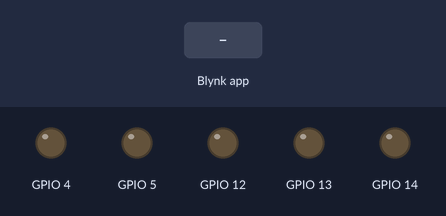
Simulated run of this sketch. Board: ESP8266 (NodeMCU). Shown: output pins drawn as LEDs (lit = HIGH). Inputs (shaded band) come from the test bench. WiFi joins after 1.5 s; servers stay silent unless stated.

Above: at 4.0 s.
4.1 s: Blynk app writes 1 to V0
At 4.9 s:
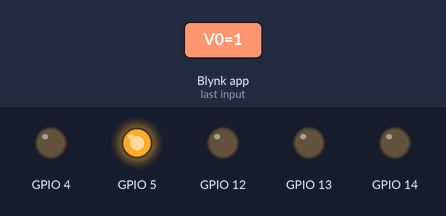
5.6 s: Blynk app writes 1 to V1
At 6.1 s:
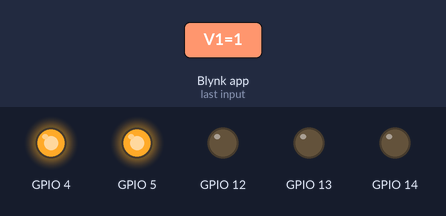
7.1 s: Blynk app writes 0 to V0
At 8.3 s:
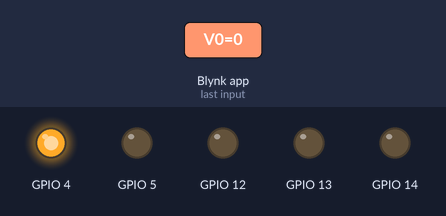
8.6 s: Blynk app writes 1 to V2
At 9.6 s:
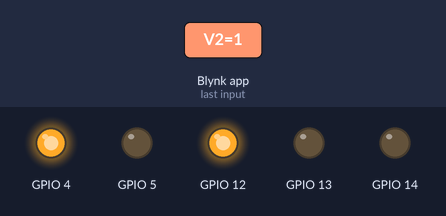
10.1 s: Blynk app writes 200 to V0
At 10.7 s:
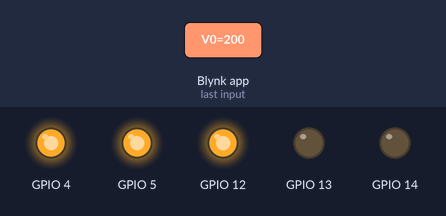
11.6 s: Blynk app writes 0 to V1
At 13.0 s:
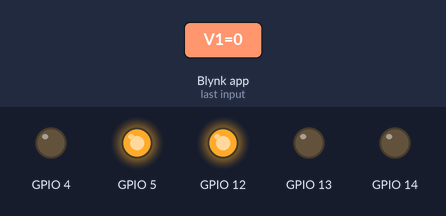
Timing chart, 0 to 14.1 s (numbered marks = the images above; inputs shaded):
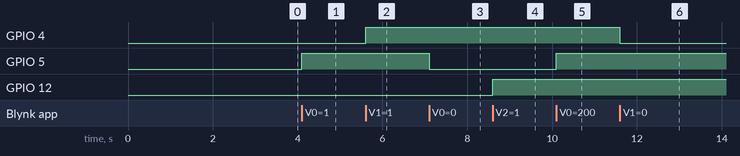

The sketch:

esp8266_blynk.ino
```cpp
#define BLYNK_PRINT Serial
#define BLYNK_TEMPLATE_ID "TMPLFRIVnj-0"
#define BLYNK_DEVICE_NAME "Automation of IoT Lab"
#define BLYNK_AUTH_TOKEN "7d72et463nCM1WqR2r5BJvYL1mdBVqMX"

#include <ESP8266WiFi.h>
#include <WiFiClient.h>
#include <BlynkSimpleEsp8266.h>


char auth[] = "7d72et463nCM1WqR2r5BJvYL1mdBVqMX";//Paste auth token you copied


char ssid[] = "IOTlab";///Enter your wifi name
char pass[] = "iotlab@p202";// Enter wifi password

BlynkTimer timer;

BLYNK_WRITE(V0)
{
  int relay1 = param.asInt();
  digitalWrite(5,relay1);
  }
  BLYNK_WRITE(V1)
{
  int realy2 = param.asInt();
  digitalWrite(4,realy2);
  }
   BLYNK_WRITE(V2)
{
  int realy3 = param.asInt();
  digitalWrite(12,realy3);
  }
   BLYNK_WRITE(V3)
{
  int realy4 = param.asInt();
  digitalWrite(13,realy4);
  }
  BLYNK_WRITE(V4)
{
  int realy5 = param.asInt();
  digitalWrite(14,realy5);
  }

void setup()
{
  // Debug console
  Serial.begin(115200);
  pinMode(5,OUTPUT);
  pinMode(4,OUTPUT);
  pinMode(12,OUTPUT);
  pinMode(13,OUTPUT);
  pinMode(14,OUTPUT);
delay(1000);
  Blynk.begin(auth, ssid, pass);
  // You can also specify server:
  //Blynk.begin(auth, ssid, pass, "blynk-cloud.com", 80);
  //Blynk.begin(auth, ssid, pass, IPAddress(192,168,1,100), 8080);
  // Setup a function to be called every second
  //timer.setInterval(1000L, sendSensor);
}

void loop()
{
  Blynk.run();
  timer.run();
}
```

Measured:
- after the input at 4.1 s, GPIO 5: LOW → HIGH at once
- after the input at 5.6 s, GPIO 4: LOW → HIGH at once
- after the input at 7.1 s, GPIO 5: HIGH → LOW at once
- after the input at 8.6 s, GPIO 12: LOW → HIGH at once
- after the input at 10.1 s, GPIO 5: LOW → HIGH at once
- after the input at 11.6 s, GPIO 4: HIGH → LOW at once
